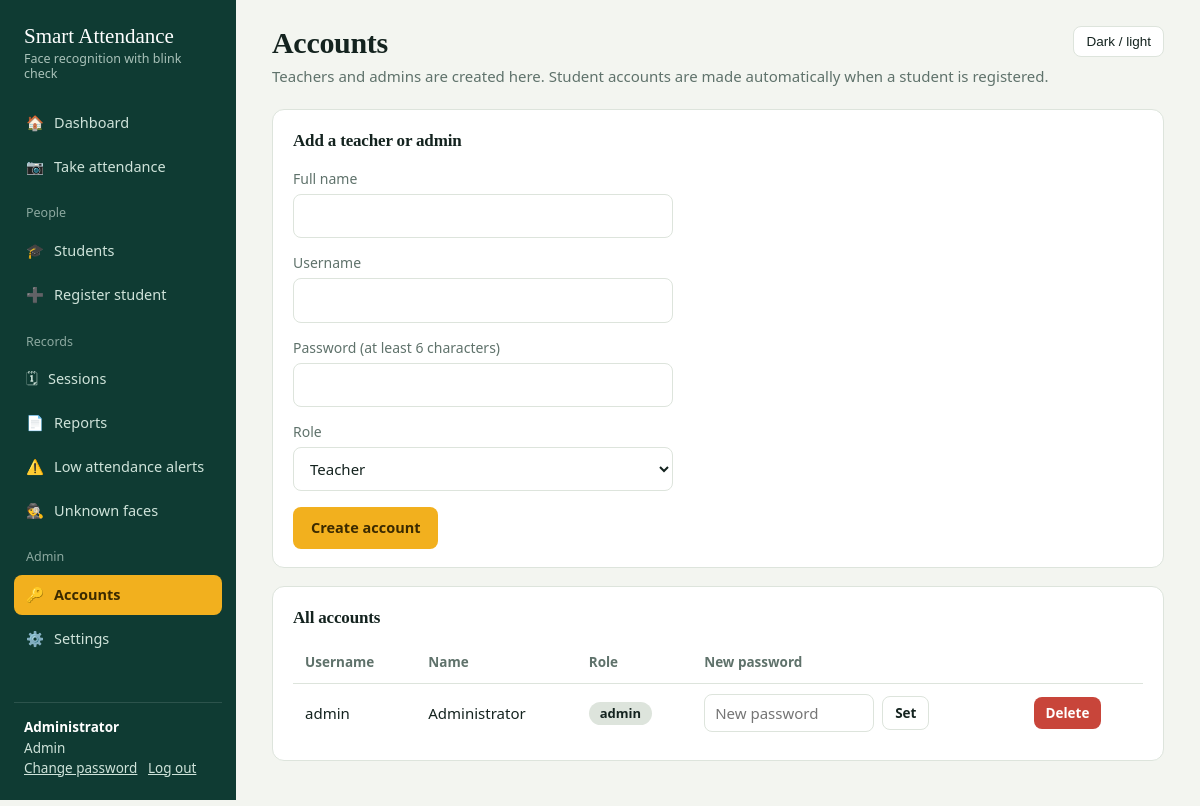
The app's page /users (signed in) with its own data.
### tables this page shows
CREATE TABLE users (
        id INTEGER PRIMARY KEY AUTOINCREMENT,
        username TEXT UNIQUE NOT NULL COLLATE NOCASE,
        password_hash TEXT NOT NULL,
        role TEXT NOT NULL,
        full_name TEXT NOT NULL DEFAULT '',
        student_id INTEGER
    );

### app.py (the view, shortened to what this page needs)
@app.route("/users", methods=["GET", "POST"])
@login_required("admin")
def users():
    return render_template("users.html", users=db.list_users())

### app.py (called while the page is built)
def login_required(*roles):
    def deco(fn):
        @wraps(fn)
        def wrapper(*args, **kwargs):
            if "uid" not in session:
                if request.path.startswith("/api/"):
                    return jsonify(error="Please log in again."), 401
                return redirect(url_for("login", next=request.path))
            if roles and session.get("role") not in roles:
                if request.path.startswith("/api/"):
                    return jsonify(error="You do not have access to this."), 403
                flash("You do not have access to that page.", "error")
                return redirect(url_for("home"))
            return fn(*args, **kwargs)
        return wrapper
    return deco

@app.context_processor
def inject_user():
    return {"me": {"name": session.get("name"), "role": session.get("role")},
            "ep": request.endpoint or ""}

### database.py (called while the page is built)
def get_conn():
    conn = sqlite3.connect(DB)
    conn.row_factory = sqlite3.Row
    return conn

def list_users():
    conn = get_conn()
    rows = conn.execute("SELECT * FROM users ORDER BY role, username").fetchall()
    conn.close()
    return rows

### templates/users.html (shortened to what this page needs)
{% extends "base.html" %}
{% block head %}<h1>Accounts</h1><p>Teachers and admins are created here. Student accounts are made automatically when a student is registered.</p>{% endblock %}
{% block content %}
<div class="panel">
  <h3>Add a teacher or admin</h3>
  <form method="post">
    <label for="fn">Full name</label><input id="fn" name="full_name" type="text">
    <label for="un">Username</label><input id="un" name="username" type="text" required>
    <label for="pw">Password (at least 6 characters)</label><input id="pw" name="password" type="password" required>
    <label for="rl">Role</label>
    <select id="rl" name="role"><option value="teacher">Teacher</option><option value="admin">Admin</option></select>
    <div class="actions"><button class="btn">Create account</button></div>
  </form>
</div>
<div class="panel">
  <h3>All accounts</h3>
  <div class="table-wrap"><table>
    <tr><th>Username</th><th>Name</th><th>Role</th><th>New password</th><th></th></tr>
    {% for u in users %}
    <tr><td>{{ u.username }}</td><td>{{ u.full_name }}</td><td><span class="pill role">{{ u.role }}</span></td>
      <td><form class="inline-form" method="post" action="{{ url_for('user_reset', uid=u.id) }}">
        <input name="password" type="password" placeholder="New password" aria-label="New password for {{ u.username }}">
        <button class="btn ghost small">Set</button></form></td>
      <td>{% if u.student_id is none %}<form method="post" action="{{ url_for('user_delete', uid=u.id) }}" data-confirm="Delete account {{ u.username }}?">
        <button class="btn danger small">Delete</button></form>{% endif %}</td></tr>
    {% endfor %}
  </table></div>
</div>
{% endblock %}

### templates/base.html (shortened to what this page needs)
<!doctype html>
<html lang="en" data-theme="light">
<head>
<link rel="stylesheet" href="{{ url_for('static', filename='style.css') }}">
</head>
<body>
<div class="shell">
  <aside class="side">
    <div class="brand">Smart Attendance<small>Face recognition with blink check</small></div>
    {% macro link(endpoint, label, icon, match=None) %}
      <a class="nav-link {{ 'on' if ep == endpoint or (match and ep in match) }}" href="{{ url_for(endpoint) }}"><span aria-hidden="true">{{ icon }}</span>{{ label }}</a>
    {% endmacro %}
    {% if me.role == 'student' %}
      {{ link('my_attendance', 'My attendance', '📊') }}
    {% else %}
      {{ link('dashboard', 'Dashboard', '🏠') }}
      {{ link('session_start', 'Take attendance', '📷', ['session_live']) }}
      <div class="nav-group">People</div>
      {{ link('students', 'Students', '🎓', ['student_detail']) }}
      {{ link('register_page', 'Register student', '➕') }}
      <div class="nav-group">Records</div>
      {{ link('sessions_list', 'Sessions', '🗓', ['session_summary']) }}
      {{ link('reports_page', 'Reports', '📄') }}
      {{ link('alerts', 'Low attendance alerts', '⚠️') }}
      {{ link('unknown_page', 'Unknown faces', '🕵️') }}
      {% if me.role == 'admin' %}
        <div class="nav-group">Admin</div>
        {{ link('users', 'Accounts', '🔑') }}
        {{ link('settings', 'Settings', '⚙️') }}
      {% endif %}
    {% endif %}
    <div class="side-foot">
      <b>{{ me.name }}</b>
      {{ me.role|capitalize }}<br>
      <a href="{{ url_for('change_password') }}">Change password</a> &nbsp;
      <a href="{{ url_for('logout') }}">Log out</a>
    </div>
  </aside>
  <main class="main">
    <div class="top">
      <div>{% block head %}<h1>{{ self.title() }}</h1>{% endblock %}</div>
      <button class="theme-btn" type="button" data-theme-toggle>Dark / light</button>
    </div>
    {% block content %}{% endblock %}
  </main>
</div>
</body>
</html>

### static/style.css (style rules this page uses)
:root { --paper: #f3f5f0; --panel: #ffffff; --ink: #14231f; --muted: #5f726b; --line: #dde4dc; --side: #0f3b33; --side-ink: #cfe3da; --brand: #f2b01e; --brand-ink: #3b2a00; --link: #0f6b58; --present: #1f8a5b; --late: #b86e00; --absent: #c8453a; --present-bg: #dff3e8; --late-bg: #fbecc9; --absent-bg: #f9dfdb; --risk-bg: #fdf1ef; --serif: Georgia, "Times New Roman", serif; --sans: "Segoe UI", system-ui, -apple-system, Roboto, Arial, sans-serif; }
* { box-sizing: border-box; }
html { color-scheme: light; }
body { margin: 0; background: var(--paper); color: var(--ink); font-family: var(--sans); font-size: 15px; line-height: 1.5; font-variant-numeric: tabular-nums; }
a { color: var(--link); }
h1, h2, h3 { font-family: var(--serif); font-weight: 700; margin: 0; letter-spacing: -0.01em; }
h1 { font-size: 30px; line-height: 1.15; }
h3 { font-size: 17px; }
.shell { display: grid; grid-template-columns: 236px minmax(0, 1fr); min-height: 100vh; }
.side { background: var(--side); color: var(--side-ink); padding: 22px 14px; display: flex; flex-direction: column; gap: 4px; position: sticky; top: 0; height: 100vh; overflow-y: auto; }
.brand { font-family: var(--serif); font-size: 21px; color: #fff; padding: 2px 10px 18px; line-height: 1.15; }
.brand small { display: block; font-family: var(--sans); font-size: 12.5px; color: var(--side-ink); opacity: .8; margin-top: 4px; }
.nav-link { display: flex; align-items: center; gap: 10px; color: var(--side-ink); text-decoration: none; padding: 9px 12px; border-radius: 8px; font-size: 14.5px; }
.nav-link.on { background: var(--brand); color: var(--brand-ink); font-weight: 600; }
.nav-group { margin: 14px 12px 4px; font-size: 12.5px; color: var(--side-ink); opacity: .65; }
.side-foot { margin-top: auto; padding: 14px 10px 0; border-top: 1px solid rgba(255,255,255,.12); font-size: 13.5px; }
.side-foot b { color: #fff; display: block; }
.side-foot a { color: var(--side-ink); }
.main { padding: 26px clamp(16px, 3vw, 40px) 48px; max-width: 1180px; width: 100%; }
.top { display: flex; align-items: flex-start; justify-content: space-between; gap: 16px; margin-bottom: 22px; }
.top p { margin: 4px 0 0; color: var(--muted); }
.theme-btn { background: var(--panel); border: 1px solid var(--line); color: var(--ink); border-radius: 8px; padding: 7px 12px; cursor: pointer; font-size: 13.5px; white-space: nowrap; }
.panel { background: var(--panel); border: 1px solid var(--line); border-radius: 12px; padding: 18px 20px; margin-bottom: 18px; }
.panel > h2, .panel > h3 { margin-bottom: 12px; }
.table-wrap { overflow-x: auto; }
table { width: 100%; border-collapse: collapse; }
th, td { text-align: left; padding: 10px 12px; border-bottom: 1px solid var(--line); vertical-align: middle; }
th { font-weight: 600; color: var(--muted); font-size: 13.5px; white-space: nowrap; }
tr:last-child td { border-bottom: 0; }
.pill { display: inline-block; padding: 2px 11px; border-radius: 999px; font-size: 13px; font-weight: 600; }
.pill.role { background: var(--line); color: var(--ink); }
label { display: block; font-size: 14px; color: var(--muted); margin: 14px 0 5px; }
input[type=text], input[type=password], input[type=number], select, textarea { width: 100%; max-width: 380px; padding: 10px 12px; font: inherit; color: var(--ink); background: var(--panel); border: 1px solid var(--line); border-radius: 8px; }
.btn { display: inline-block; font: inherit; font-weight: 600; font-size: 14.5px; cursor: pointer; text-decoration: none; background: var(--brand); color: var(--brand-ink); border: 0; border-radius: 8px; padding: 10px 18px; }
.btn.ghost { background: transparent; color: var(--ink); border: 1px solid var(--line); }
.btn.danger { background: var(--absent); color: #fff; }
.btn.small { padding: 6px 12px; font-size: 13.5px; }
.actions { display: flex; gap: 10px; flex-wrap: wrap; align-items: center; margin-top: 16px; }
.inline-form { display: flex; gap: 8px; align-items: center; flex-wrap: wrap; }
.inline-form input, .inline-form select { max-width: 170px; padding: 7px 10px; }

### records on screen
users: name "Administrator", username "admin", full_name "Administrator", role "admin"

### other values on screen
{{ icon }} "🏠 📷 🎓 ➕ 🗓 📄 ⚠️ 🕵️ 🔑 ⚙️"
{{ label }} "Dashboard Take attendance Students Register student Sessions Reports Low attendance alerts Unknown faces Accounts Settings"
{{ me.role|capitalize }} "Admin"
